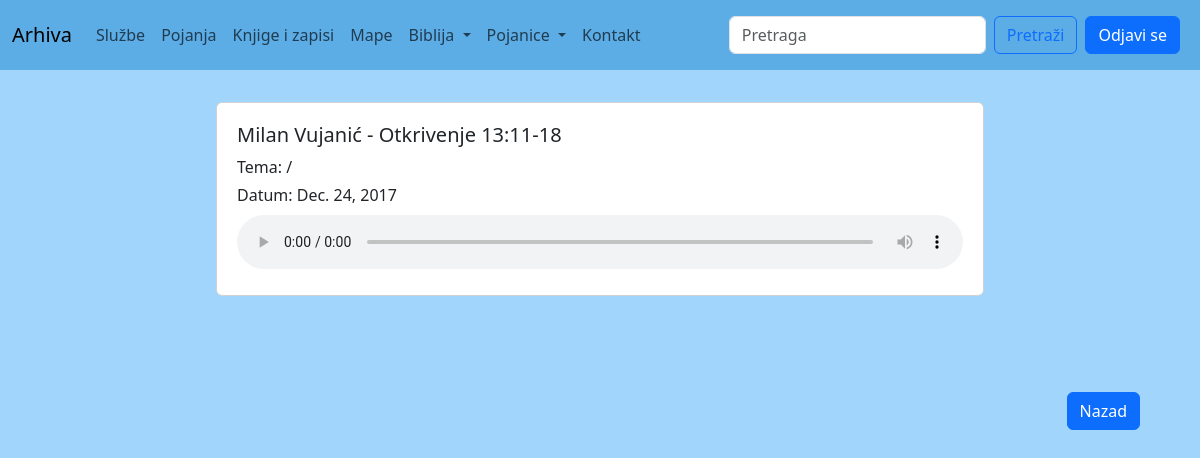
Screenshot of /sluzbe/milan-vujanic/ (signed in) with the database file from the repository.
### blog/models.py (models this page shows, shortened)
class SluzbaPost(models.Model):
	user = models.ForeignKey(User, default=1, null=True, on_delete=models.SET_NULL)
	audio = models.FileField(upload_to='audio/sluzbe/',blank=True, null='')
	title = models.CharField(max_length=120,blank=True, null=True)
	glava = models.CharField(max_length=120,blank=True, null=True)
	tema = models.CharField(max_length=120,blank=True, null=True)
	slug = models.SlugField(unique=True,blank=True, null=True)
	content = models.TextField(null=True,blank=True)
	publish_date = models.DateField(auto_now=False, auto_now_add=False, null=True,blank=True)
	timestamp = models.DateTimeField(auto_now_add=True)
	updated = models.DateTimeField(auto_now=True)
	folder = models.ForeignKey(FolderSluzbe, related_name='sluzbe',blank=True, null=True, on_delete=models.CASCADE)
	objects = SluzbaPostManager()
	def __str__(self):
		return self.title
	class Meta:
		ordering = ['-publish_date','-updated','-timestamp']

### blog/views.py (the view)
# urls.py: path('', sluzba_post_list_view),
@login_required(login_url="/login/")
def sluzba_post_list_view(request,slug):
	if slug:
		folder = FolderSluzbe.objects.get(slug=slug)
		qs = SluzbaPost.objects.filter(folder=folder)
		print(f"Filtered by folder: {folder.name}, Songs: {qs}")
	print(folder)
	template_name = 'blog/list.html'
	context = {'sluzba_list': qs, 'folder': folder if slug else None}
	for obj in qs:
		print(f"Naslov: {obj.title}, Tema: {obj.tema}, Audio: {obj.audio}")
	return render(request, template_name, context)

### blog/models.py (called while the page is built)
    def __str__(self):
    	return self.name

	def get_queryset(self):
		return SluzbaPostQuerySet(self.model, using=self._db)

### blog/templates/blog/list.html (shortened to what this page needs)
{% extends "base.html" %}
{% block content%}
<div class="row pt-4">
	<div class="col-12 col-8 mx-auto">
		{%for sluzba_item in sluzba_list%}
			{% include 'blog/list-inline.html' with sluzba_post=sluzba_item truncate=True detail=False %}
		{%endfor%}
	</div>
</div>
<div class="d-flex justify-content-end mt-4 p-5">
    <a href="{% url 'folder_list_sluzbe' %}" class="btn btn-primary">Nazad</a>
</div>
{% endblock %}

### blog/templates/blog/list-inline.html (shortened to what this page needs)
<div class="col-12 col-md-8 mb-3 mx-auto p-2">
	<div class="card {% if not sluzba_post.publish_date %} bg-dark text-light {%endif%} p-1">
		<div class="card-body">
			<h5 class="card-title">{{ sluzba_post.title }} - {{ sluzba_post.glava }}</h5>
				<div class="pb-1">
					Tema: {% if sluzba_post.tema %} {{ sluzba_post.tema }} {% else %} / {% endif %}
				</div>
				<div class="pb-2">
					Datum: {{ sluzba_post.publish_date }}
				</div>
				{% if sluzba_post.audio %}
					<audio controls class="w-100">
						<source src="{{ sluzba_post.audio.url }}" type="audio/mpeg">
					</audio>
				{% endif %}
		</div>
	</div>
</div>

### rows the page displays
SluzbaPost: title "Milan Vujanić", glava "Otkrivenje 13:11-18", publish_date "Dec. 24, 2017"
